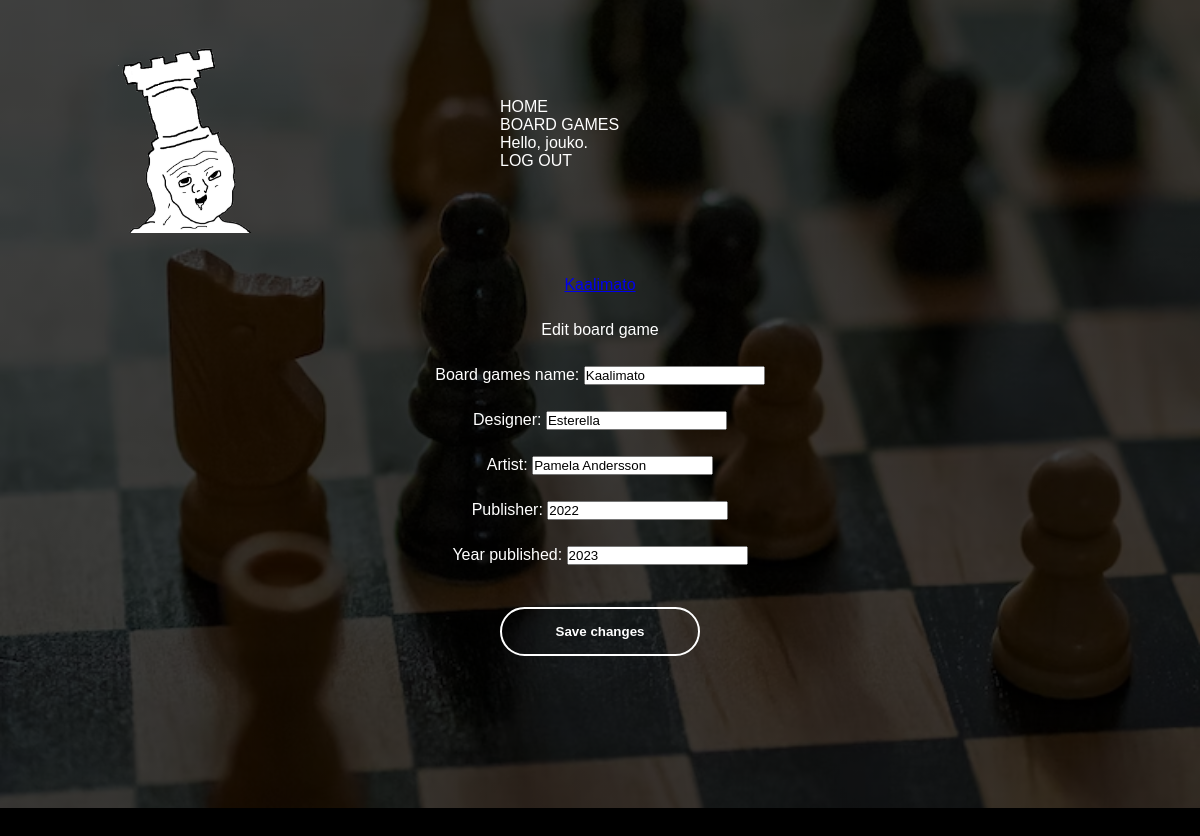
The page /edit_board_game/4/ (signed in) on the database its author committed.
### board_game_app/models.py (models this page shows)
class Boardgame(models.Model): #creating the class
    owner = models.ForeignKey(User, on_delete=models.CASCADE, null=True)
    name = models.CharField(max_length=200)
    designer = models.CharField(max_length=200)
    artist = models.CharField(max_length=200)
    publisher = models.CharField(max_length=200)
    year_published = models.IntegerField()
    date_added = models.DateTimeField(auto_now_add=True)
    date_modified = models.DateTimeField(auto_now=True)
    def __str__(self):
        return (self.name)

### board_game_app/views.py (the view)
# urls.py: path("edit_board_game/<int:board_game_id>/", views.edit_board_game, name="edit_board_game"),
@login_required
def edit_board_game(request, board_game_id):
    board_game = Boardgame.objects.get(id=board_game_id)
    if board_game.owner != request.user:
        raise Http404
    if request.method != "POST":
        form = BoardgameForm(instance=board_game)
    else:
        form = BoardgameForm(instance=board_game, data=request.POST)
        if form.is_valid():
            form.save()
            return redirect("board_game_app:board_game", board_game_id=board_game.id)
    context = {"board_game":board_game, "form":form}
    return render(request, "board_game_app/edit_board_game.html", context)

### board_game_app/forms.py
class BoardgameForm(forms.ModelForm):
    class Meta:
        model = Boardgame
        fields = ["name", "designer", "artist", "publisher", "year_published"]
        labels = {"name": "Board games name", "designer": "Designer", "artist": "Artist", "publisher": "Publisher", "year_published": "Year published" }

### board_game_app/templates/board_game_app/edit_board_game.html (shortened to what this page needs)
{% extends "board_game_app/base.html" %}
{% block content %}
<div class="content">
    <p><a href="{% url "board_game_app:board_game" board_game.id %}"> {{ board_game }} </a></p>
    <p>Edit board game</p>
    <form action="{% url "board_game_app:edit_board_game" board_game.id %}" method="post">
        {{ form.as_p }}
        <button name="submit">Save changes</button>
    </form>
</div>
{% endblock content %}

### board_game_app/templates/board_game_app/base.html (shortened to what this page needs)
{% load static %}
<html lang="en">
    <head>
        <link rel="stylesheet" href="{% static 'css/style.css' %}">
    </head>
    <body style="background-color:black;">
        <div class="banner">
            <div class="navbar">
                <img src="{% static 'css/logo.png' %}" class="logo">
                <ul>
                    <li><a href="{% url "board_game_app:index" %}">Home</a></li>
                    {% if user.is_authenticated %}
                    <li><a href="{% url "board_game_app:board_games" 0 %}">Board games</a></li>
                    <li><p style="color:white;">Hello, {{ user.username }}.</p></li>
                    <li><a href="{% url "users_app:logout" %}">Log out</a></li>
                    {% else %}
                    <li><p style="color:white;">Login to view board games.</p></li>
                    <li><a href="{% url "users_app:login" %}">Log in</a></li>
                    <li><a href="{% url "users_app:register" %}">Register</a></li>
                    {% endif %}
                </ul>
            </div>
        </div>
        <main role="main" class="container">
            <div>
                {% block content %}{% endblock content %}
            </div>
        </main>
    </body>
</html>

### board_game_app/static/css/style.css (style rules this page uses)
* { margin: 0; padding: 0; font-family: sans-serif; }
.banner { width: 100%; height: 101vh; background-image: linear-gradient(rgba(0, 0, 0, 0.75),rgba(0, 0, 0, 0.75)),url(back.avif); background-size: cover; background-position: center; }
.navbar { width: 85%; margin: auto; padding: 35px; display: flex; align-items: center; justify-content: space-between; }
.logo { width: 200px; cursor: pointer; }
.navbar ul li { list-style: none; display: inline-block; margin: 0 210px; }
.navbar ul li a { text-decoration: none; color: #fff; text-transform: uppercase; }
.navbar ul li::after { content: ""; height: 3px; width: 100%; background: #fff; position: absolute; left: 0; bottom: -10; transition: 0.5s; }
.content { width: 100%; position: absolute; top: 30%; transform: translateY(-50); text-align: center; color: #fff; }
.content p { margin: 20px auto; font-weight: 100; line-height: 25px; }
button { width: 200px; padding: 15px 0; text-align: center; margin: 20px 10px; border-radius: 25px; font-weight: bold; border: 2px solid #fff; background: transparent; color: #fff; cursor: pointer; position: relative; overflow: hidden; }

### rows shown on the page
Boardgame: name "Kaalimato", designer "Esterella", artist "Pamela Andersson", publisher "2022", year_published "2023"

### other values the page prints
{{ user.username }} "jouko"
